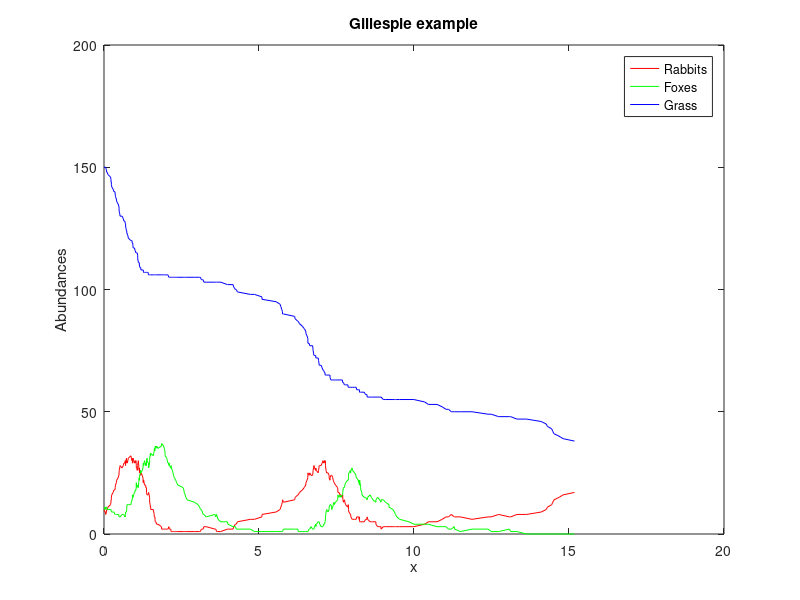

MATLAB code for this plot:
%% Gillespie example
clear variables
% Parameters.
nA=150;
nX=10;
nY=10;
k0=0.01;
k1=0.1;
k2=1;
t=0;
tf=15;
% Array initiation
r=[k0*nA*nX,k1*nX*nY,k2*nY];
nA_vector=[nA];
nX_vector=[nX];
nY_vector=[nY];
time=[0];
% Gillespie
while t<tf
    R=sum(r);
    num=rand;
    if num<=r(1)/R
        nX=nX+1;
        nA=nA-1;
    elseif (r(1)/R<num) && (num<=(r(2)/R+r(1)/R))
        nY=nY+1;
        nX=nX-1;
    elseif (r(1)/R+r(2)/R<num) && (num<=1)
        nY=nY-1;
    end
    t=t+exprnd(1/R); % Progress time with exponential distribution
    time(end+1)=t;
    % Updates
    r=[k0*nA*nX,k1*nX*nY,k2*nY];
    nX_vector(end+1)=nX;
    nY_vector(end+1)=nY;
    nA_vector(end+1)=nA;
end
plot(time,nX_vector,'r-',time,nY_vector,'g-',time,nA_vector,'b-')
xlabel('x');ylabel('Abundances')
legend('Rabbits','Foxes','Grass')
title('Gillespie example')
